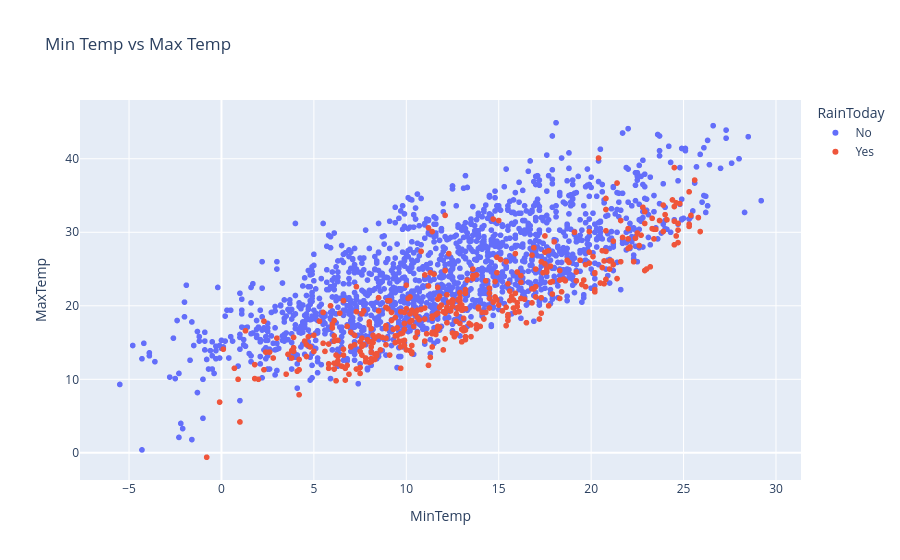

Notebook code cell kept with this figure:
### Code cell
px.scatter(df.sample(2000),x='MinTemp',y = 'MaxTemp', color='RainToday', title = "Min Temp vs Max Temp")

### Figure 1 — Plotly figure (JSON) as saved in the notebook; plotly's stock layout.template omitted (floating-point values rounded to 4 significant figures; data arrays with more than 128 entries replaced by an {"elided": "..."} marker saying what was removed)
{"data": [{"hovertemplate": "RainToday=No<br>MinTemp=%{x}<br>MaxTemp=%{y}<extra></extra>", "legendgroup": "No", "marker": {"color": "#636efa", "symbol": "circle"}, "mode": "markers", "name": "No", "showlegend": true, "type": "scattergl", "x": {"elided": "1588 float values"}, "xaxis": "x", "y": {"elided": "1588 float values"}, "yaxis": "y"}, {"hovertemplate": "RainToday=Yes<br>MinTemp=%{x}<br>MaxTemp=%{y}<extra></extra>", "legendgroup": "Yes", "marker": {"color": "#EF553B", "symbol": "circle"}, "mode": "markers", "name": "Yes", "showlegend": true, "type": "scattergl", "x": {"elided": "412 float values"}, "xaxis": "x", "y": {"elided": "412 float values"}, "yaxis": "y"}], "layout": {"legend": {"title": {"text": "RainToday"}, "tracegroupgap": 0}, "title": {"text": "Min Temp vs Max Temp"}, "xaxis": {"anchor": "y", "domain": [0, 1], "title": {"text": "MinTemp"}}, "yaxis": {"anchor": "x", "domain": [0, 1], "title": {"text": "MaxTemp"}}}}
